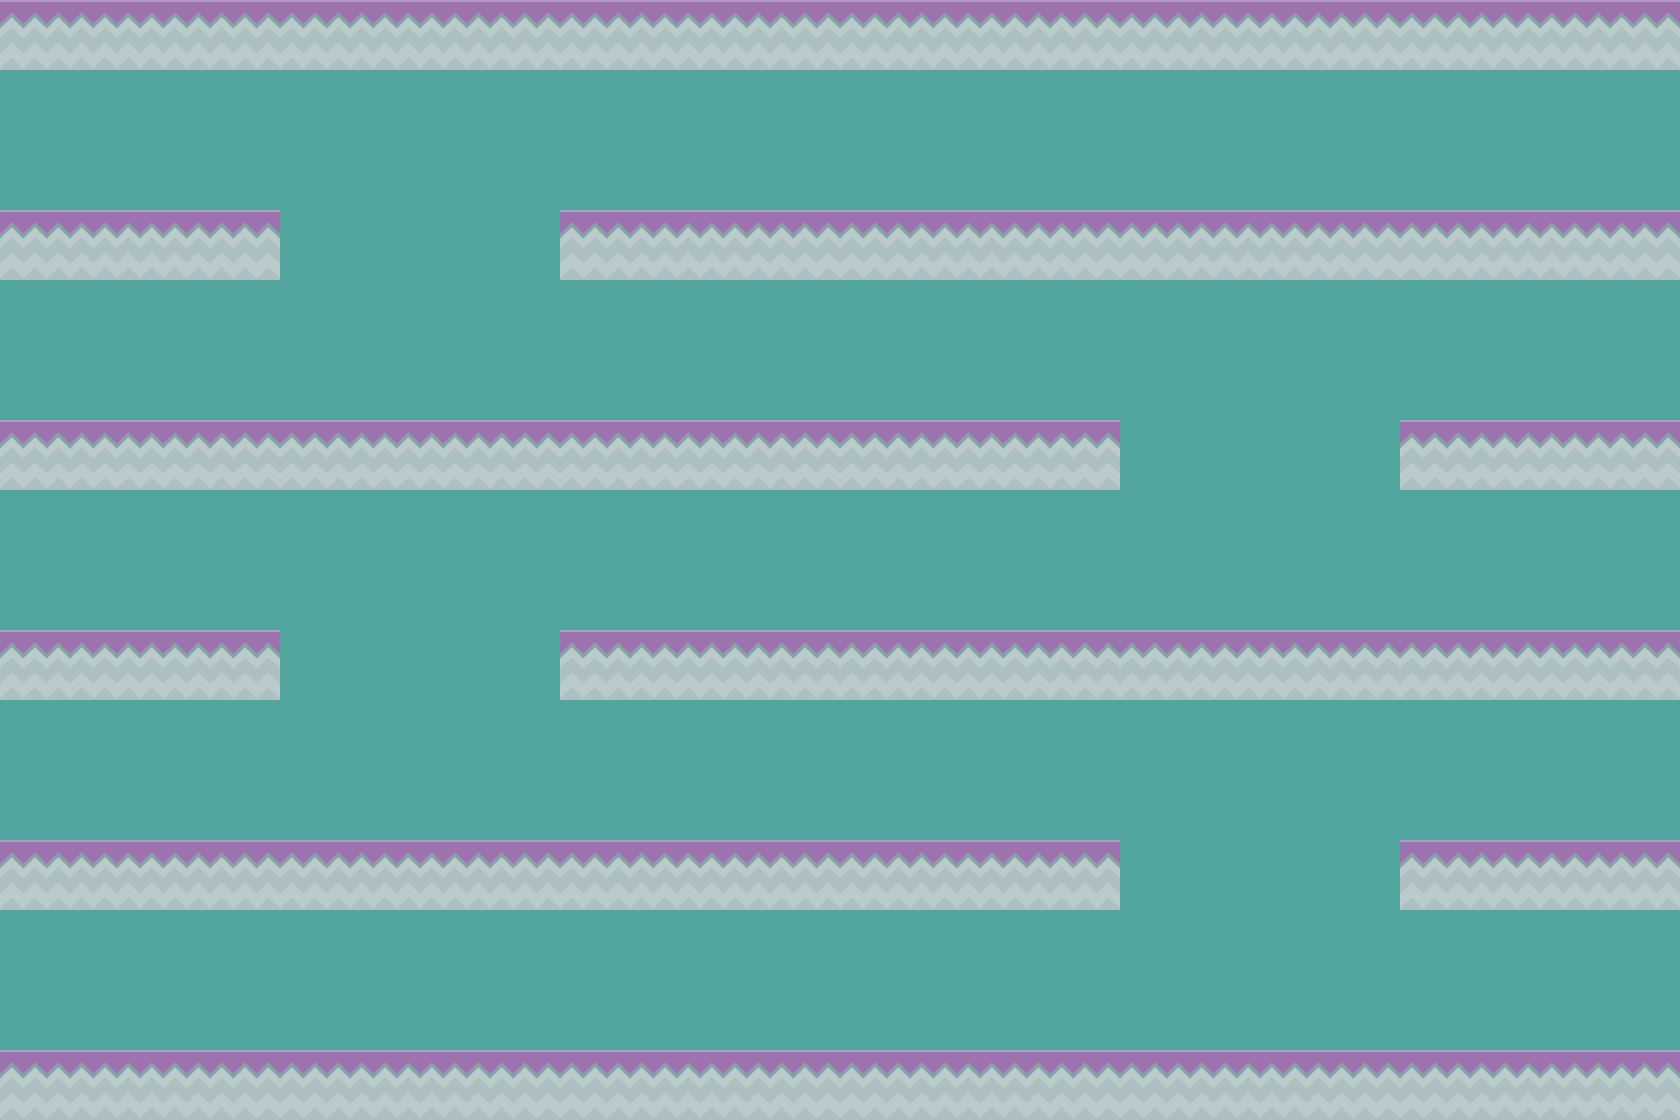

This is a level from a 2D game, rendered from its Tiled map with the project's own tilesets. A one-line summary and the map file follow, with tile-layer data summarised:
An orthogonal 24x16 tile map with 70x70 px tiles, 3 tile layers (background, foreground, collision), 3 tilesets and 1 object (player).

<map version="1.0" orientation="orthogonal" width="24" height="16" tilewidth="70" tileheight="70" backgroundcolor="#50a59e">
 <tileset firstgid="1" name="tiles_spritesheet" tilewidth="70" tileheight="70" spacing="2">
  <image source="tiles_spritesheet.png" trans="ff00ff" width="914" height="936" />
 </tileset>
 <tileset firstgid="157" name="collisionSolid" tilewidth="70" tileheight="70">
  <image source="collisionSolid.png" trans="ff00ff" width="70" height="70" />
  <tile id="0">
   <properties>
    <property name="type" value="solid" />
   </properties>
  </tile>
 </tileset>
 <tileset firstgid="158" name="collisionPlatform" tilewidth="70" tileheight="70">
  <image source="collisionPlatform.png" trans="ff00ff" width="70" height="70" />
  <tile id="0">
   <properties>
    <property name="type" value="solid" />
   </properties>
  </tile>
 </tileset>
 <layer name="background" width="24" height="16">
  <data>[384 cells, 0 non-empty, 0 distinct tile ids]</data>
 </layer>
 <layer name="foreground" width="24" height="16">
  <data>[384 cells, 128 non-empty, 2 distinct tile ids]</data>
 </layer>
 <objectgroup color="#47a400" name="Entity" width="24" height="16">
  <object name="player" x="71" y="952" width="68" height="95">
   <properties>
    <property name="spritewidth" value="72" />
   </properties>
  </object>
 </objectgroup>
 <layer name="collision" width="24" height="16">
  <data>[384 cells, 128 non-empty, 1 distinct tile ids]</data>
 </layer>
</map>
